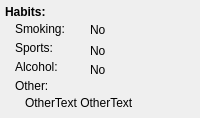
                                  <widget class="QWidget" name="widget_10" native="true">
                                   <property name="maximumSize">
                                    <size>
                                     <width>330</width>
                                     <height>16777215</height>
                                    </size>
                                   </property>
                                   <property name="styleSheet">
                                    <string notr="true">#widget_10 {
	background: #f5f5ff;
	border:1px solid #bdbdbd;
	border-radius: 5px;
}</string>
                                   </property>
                                   <layout class="QVBoxLayout" name="verticalLayout_34">
                                    <property name="spacing">
                                     <number>0</number>
                                    </property>
                                    <property name="leftMargin">
                                     <number>5</number>
                                    </property>
                                    <property name="topMargin">
                                     <number>5</number>
                                    </property>
                                    <property name="rightMargin">
                                     <number>5</number>
                                    </property>
                                    <property name="bottomMargin">
                                     <number>5</number>
                                    </property>
                                    <item>
                                     <layout class="QVBoxLayout" name="verticalLayout_33">
                                      <property name="spacing">
                                       <number>0</number>
                                      </property>
                                      <item>
                                       <widget class="QLabel" name="label_34">
                                        <property name="sizePolicy">
                                         <sizepolicy hsizetype="Preferred" vsizetype="Fixed">
                                          <horstretch>0</horstretch>
                                          <verstretch>0</verstretch>
                                         </sizepolicy>
                                        </property>
                                        <property name="font">
                                         <font>
                                          <weight>75</weight>
                                          <bold>true</bold>
                                         </font>
                                        </property>
                                        <property name="text">
                                         <string>Habits:</string>
                                        </property>
                                       </widget>
                                      </item>
                                      <item>
                                       <layout class="QHBoxLayout" name="horizontalLayout_12">
                                        <item>
                                         <widget class="QLabel" name="label_35">
                                          <property name="sizePolicy">
                                           <sizepolicy hsizetype="Preferred" vsizetype="Fixed">
                                            <horstretch>0</horstretch>
                                            <verstretch>0</verstretch>
                                           </sizepolicy>
                                          </property>
                                          <property name="maximumSize">
                                           <size>
                                            <width>85</width>
                                            <height>16777215</height>
                                           </size>
                                          </property>
                                          <property name="styleSheet">
                                           <string notr="true">padding-bottom:5px;
padding-top: 3px;</string>
                                          </property>
                                          <property name="text">
                                           <string>Smoking:</string>
                                          </property>
                                          <property name="indent">
                                           <number>10</number>
                                          </property>
                                         </widget>
                                        </item>
                                        <item>
                                         <widget class="QLabel" name="history_habit_smoking">
                                          <property name="text">
                                           <string>No</string>
                                          </property>
                                         </widget>
                                        </item>
                                       </layout>
                                      </item>
                                      <item>
                                       <layout class="QHBoxLayout" name="horizontalLayout_13">
                                        <item>
                                         <widget class="QLabel" name="label_36">
                                          <property name="sizePolicy">
                                           <sizepolicy hsizetype="Preferred" vsizetype="Preferred">
                                            <horstretch>0</horstretch>
                                            <verstretch>0</verstretch>
                                           </sizepolicy>
                                          </property>
                                          <property name="maximumSize">
                                           <size>
                                            <width>85</width>
                                            <height>16777215</height>
                                           </size>
                                          </property>
                                          <property name="styleSheet">
                                           <string notr="true">padding-bottom: 5px;</string>
                                          </property>
                                          <property name="text">
                                           <string>Sports:</string>
                                          </property>
                                          <property name="indent">
                                           <number>10</number>
                                          </property>
                                         </widget>
                                        </item>
                                        <item>
                                         <widget class="QLabel" name="history_habit_sports">
                                          <property name="text">
                                           <string>No</string>
                                          </property>
                                         </widget>
                                        </item>
                                       </layout>
                                      </item>
                                      <item>
                                       <layout class="QHBoxLayout" name="horizontalLayout_14">
                                        <item>
                                         <widget class="QLabel" name="label_37">
                                          <property name="maximumSize">
                                           <size>
                                            <width>85</width>
                                            <height>16777215</height>
                                           </size>
                                          </property>
                                          <property name="styleSheet">
                                           <string notr="true">padding-bottom:5px;</string>
                                          </property>
                                          <property name="text">
                                           <string>Alcohol:</string>
                                          </property>
                                          <property name="indent">
                                           <number>10</number>
                                          </property>
                                         </widget>
                                        </item>
                                        <item>
                                         <widget class="QLabel" name="history_habits_alcohol">
                                          <property name="text">
                                           <string>No</string>
                                          </property>
                                         </widget>
                                        </item>
                                       </layout>
                                      </item>
                                      <item>
                                       <widget class="QLabel" name="label_38">
                                        <property name="sizePolicy">
                                         <sizepolicy hsizetype="Preferred" vsizetype="Fixed">
                                          <horstretch>0</horstretch>
                                          <verstretch>0</verstretch>
                                         </sizepolicy>
                                        </property>
                                        <property name="text">
                                         <string>Other:</string>
                                        </property>
                                        <property name="indent">
                                         <number>10</number>
                                        </property>
                                       </widget>
                                      </item>
                                      <item>
                                       <widget class="QLabel" name="history_habit_other">
                                        <property name="styleSheet">
                                         <string notr="true">padding-top:3px;
padding-bottom:3px;</string>
                                        </property>
                                        <property name="text">
                                         <string>OtherText OtherText</string>
                                        </property>
                                        <property name="indent">
                                         <number>20</number>
                                        </property>
                                       </widget>
                                      </item>
                                     </layout>
                                    </item>
                                   </layout>
                                  </widget>
